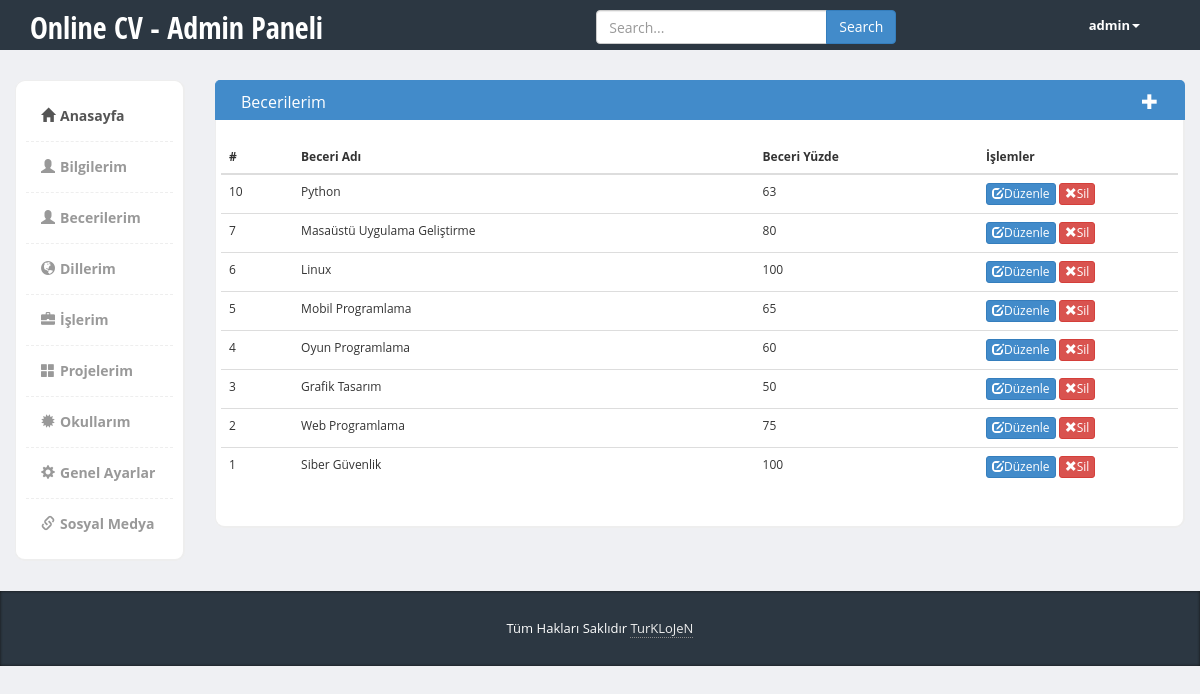
The page /admin/becerilerim.php (signed in) on the database its author committed.
### tables this page shows
CREATE TABLE `ayarlar` (
  `site_id` int(11) NOT NULL,
  `site_title` varchar(255) NOT NULL,
  `site_url` varchar(255) NOT NULL,
  `site_desc` varchar(255) NOT NULL,
  `site_keyw` varchar(255) NOT NULL,
  `site_footer` varchar(255) NOT NULL,
  `site_admin` varchar(255) NOT NULL,
  `site_admin_url` varchar(255) NOT NULL,
  `site_muzik` varchar(500) NOT NULL,
  `site_renk` varchar(255) NOT NULL
);

CREATE TABLE `becerilerim` (
  `beceri_id` int(11) NOT NULL,
  `beceri_adi` varchar(255) NOT NULL,
  `beceri_yuzde` varchar(255) NOT NULL
);

### admin/becerilerim.php (the view, shortened to what this page needs)
   <?php include 'header.php'; ?>
   <div class="page-content">
   	<div class="row">
   <?php include 'sidebar.php'; ?>
	  <div class="col-md-10">
	  	<div class="row">
<?php
$query = $db->prepare("SELECT * FROM becerilerim");
$query->execute();
 ?>
	  		<div class="col-md-12 panel-primary">
	  			<div class="content-box-header panel-heading">
  					<div class="panel-title ">Becerilerim</div>
  					<div class="panel-options">
							<a href="beceri-ekle.php" data-rel="collapse" style="color: white;" title="Beceri Ekle"><i class="glyphicon glyphicon-plus"></i></a>
						</div>
	  			</div>
	  			<div class="content-box-large box-with-header">
		  			<div class="row">
		  				<table class="table">
		              <thead>
		                <tr>
		                  <th>#</th>
		                  <th>Beceri Adı</th>
		                  <th>Beceri Yüzde</th>
		                  <th width="200">İşlemler</th>
		                </tr>
		              </thead>
		              <tbody>
		              	<?php
		              	$query = $db->prepare("SELECT * FROM becerilerim ORDER BY beceri_id DESC");
		              	$query->execute();
		              	$cek = $query->fetchALL(PDO::FETCH_ASSOC);
		              	foreach ($cek as $row) {
		              		?>
		              	<tr>
		                  <td><?php echo $row["beceri_id"] ?></td>
		                  <td><?php echo $row["beceri_adi"] ?></td>
		                  <td><?php echo $row["beceri_yuzde"] ?></td>
		                  <td>
		                  	<a href="beceri-duzenle.php?beceri_id=<?php echo $row["beceri_id"] ?>"><button class="btn btn-xs btn-primary"><span class="glyphicon glyphicon-edit"></span>Düzenle</button></a>
		                  	<a href="islem.php?becerisil_id=<?php echo $row["beceri_id"]; ?>"><button class="btn btn-xs btn-danger"><span class="glyphicon glyphicon-remove"></span>Sil</button></a>
		                  </td>
		                </tr>
		              		<?php
		              	}
		              	 ?>
		              </tbody>
		            </table>
		  			</div>
				</div>
	  		</div>
	  	</div>
	  </div>
	</div>
   </div>
   <?php include 'footer.php' ?>

### admin/header.php (shortened to what this page needs)
<?php include '../config.php';
$query = $db->prepare("SELECT * FROM ayarlar");
$query->execute();
$cek = $query->fetch(PDO::FETCH_ASSOC);
 ?>
<!DOCTYPE html>
<html>
  <head>
    <link href="bootstrap/css/bootstrap.min.css" rel="stylesheet">
    <link href="css/styles.css" rel="stylesheet">
  </head>
  <body>
  	<div class="header">
	     <div class="container">
	        <div class="row">
	           <div class="col-md-5">
	              <div class="logo">
	                 <h1><a href="<?php echo $cek["site_admin_url"];	?>"><?php echo $cek["site_admin"]; ?> - Admin Paneli</a></h1>
	              </div>
	           </div>
	           <div class="col-md-5">
	              <div class="row">
	                <div class="col-lg-12">
	                  <div class="input-group form">
	                       <input type="text" class="form-control" placeholder="Search...">
	                       <span class="input-group-btn">
	                         <button class="btn btn-primary" type="button">Search</button>
	                       </span>
	                  </div>
	                </div>
	              </div>
	           </div>
	           <div class="col-md-2">
	              <div class="navbar navbar-inverse" role="banner">
	                  <nav class="collapse navbar-collapse bs-navbar-collapse navbar-right" role="navigation">
	                    <ul class="nav navbar-nav">
	                      <li class="dropdown">
	                        <a href="#" class="dropdown-toggle" data-toggle="dropdown"><?php echo $_SESSION["admin_kadi"]; ?><b class="caret"></b></a>
	                      </li>
	                    </ul>
	                  </nav>
	              </div>
	           </div>
	        </div>
	     </div>
	</div>

### admin/sidebar.php
<div class="col-md-2">
 	<div class="sidebar content-box" style="display: block;">
             <ul class="nav">
                 <li class="current"><a href="index.php"><i class="glyphicon glyphicon-home"></i>Anasayfa</a></li>
                 <li><a href="bilgilerim.php"><i class="glyphicon glyphicon-user"></i>Bilgilerim</a></li>
                 <li><a href="becerilerim.php"><i class="glyphicon glyphicon-user"></i>Becerilerim</a></li>
                 <li><a href="dillerim.php"><i class="glyphicon glyphicon-globe"></i>Dillerim</a></li>
                 <li><a href="islerim.php"><i class="glyphicon glyphicon-briefcase"></i>İşlerim</a></li>
                 <li><a href="projelerim.php"><i class="glyphicon glyphicon-th-large"></i>Projelerim</a></li>
                 <li><a href="okullarim.php"><i class="glyphicon glyphicon-certificate"></i>Okullarım</a></li>
                 <li><a href="genel-ayarlar.php"><i class="glyphicon glyphicon-cog"></i>Genel Ayarlar</a></li>
                 <li><a href="sosyal-medya.php"><i class="glyphicon glyphicon-link"></i>Sosyal Medya</a></li>
             </ul>
          </div>
 </div>

### admin/footer.php (shortened to what this page needs)
<?php include '../config.php';
$query = $db->prepare("SELECT * FROM ayarlar");
$query->execute();
$cek = $query->fetch(PDO::FETCH_ASSOC);
 ?>
<footer>
         <div class="container">
            <div class="copy text-center">
               <?php echo $cek["site_footer"]; ?><a href='<?php echo $cek["site_url"]; ?>'>TurKLoJeN</a>
            </div>
         </div>
      </footer>
  </body>
</html>

### admin/css/styles.css (style rules this page uses)
body { font-family: 'Open Sans', sans-serif; background-color: #f7f7f7; position: relative; margin: 0px; font-size: 12px; padding: 0px; }
.page-content > .row { margin-left: 0px !important; margin-right: 0px !important; margin-top: 30px; }
footer { background-color:#2c3742; box-shadow:inset 0px 0px 3px #111; color:#fff; font-size:14px; line-height:25px; padding:10px 0px 10px 0px; bottom: 0px; }
footer a { color:#eee; text-decoration:none; border-bottom:1px dotted #888; }
footer .copy { font-size:13px; margin:15px 0px; }
.header { height:50px; background-color: #2c3742; }
.header .logo h1 { font-size:30px; margin:0px; padding:10px 0px; }
.header .logo h1 a { color:#fff; font-family: 'Open Sans Condensed', sans-serif; }
.header .form { margin-top:10px; width:100%; max-width:300px; margin:10px auto; }
.header .navbar * { box-shadow:none !important; }
.header .navbar { background:none !important; border:0px !important; }
.header .navbar .nav > li > a { color:#fff !important; font-size:13px !important; border-bottom:0px !important; margin-top:0px !important; font-weight:bold; }
.header .navbar-collapse { border:0px !important; }
.header .navbar-nav .caret { border-top-color:#fff !important; border-bottom-color:#fff !important; }
.content-box, .content-box-large { margin-bottom:30px; background:#fff; border-radius:10px; padding:10px; border-left:1px solid #eee; border-top:1px solid #eee; border-right:2px solid #eee; border-bottom:2px solid #eee; }
.content-box-large { padding: 20px; }
.box-with-header { border-top: none; border-top-left-radius:0px; border-top-right-radius:0px; }
.content-box-header { min-height: 40px; font-size: 16px; background:#f5f5f5; border-top-left-radius:5px; border-top-right-radius:5px; padding:10px; border-left:1px solid #eee; border-top:1px solid #eee; border-right:2px solid #eee; }
.content-box-header:after { clear:both; }
.sidebar ul.nav, .sidebar ul.nav ul { list-style: none; padding: 0px; margin: 0px; }
.sidebar .nav > li { margin: 0; border-bottom:1px dashed #eee; }
.sidebar .nav > li:last-child { border-bottom:0px; }
.sidebar .nav > li > a { font-size: 14px; line-height: 20px; padding: 15px 15px; color: #999; display: block; font-weight:bold; background:none; text-decoration: none; border-top:0px; font-weight:bold; }
.sidebar .nav > li > a > i { margin-right:5px; }
.sidebar .nav li a:hover, .sidebar .nav li.current > a { background: #fff; color: #555; border-bottom:0px; }
body { background-color: #eff0f3; }
.panel-heading>.panel-title, .content-box-header .panel-title { float: left; padding: 10px 15px; padding-top: 0px; }
.panel-heading>.panel-options, .content-box-header .panel-options { float: right; padding-right: 15px; }
.panel-heading>.panel-options>a, .content-box-header .panel-options>a { margin-top: 10px; }

### rows shown on the page
ayarlar: site_admin "Online CV", site_footer "Tüm Hakları Saklıdır"
becerilerim: beceri_id "10", beceri_adi "Python", beceri_yuzde "63"
becerilerim: beceri_id "7", beceri_adi "Masaüstü Uygulama Geliştirme", beceri_yuzde "80"
becerilerim: beceri_id "6", beceri_adi "Linux", beceri_yuzde "100"
becerilerim: beceri_id "5", beceri_adi "Mobil Programlama", beceri_yuzde "65"
becerilerim: beceri_id "4", beceri_adi "Oyun Programlama", beceri_yuzde "60"
becerilerim: beceri_id "3", beceri_adi "Grafik Tasarım", beceri_yuzde "50"
becerilerim: beceri_id "2", beceri_adi "Web Programlama", beceri_yuzde "75"
becerilerim: beceri_id "1", beceri_adi "Siber Güvenlik", beceri_yuzde "100"

### other values the page prints
$_SESSION["admin_kadi"] "admin"
